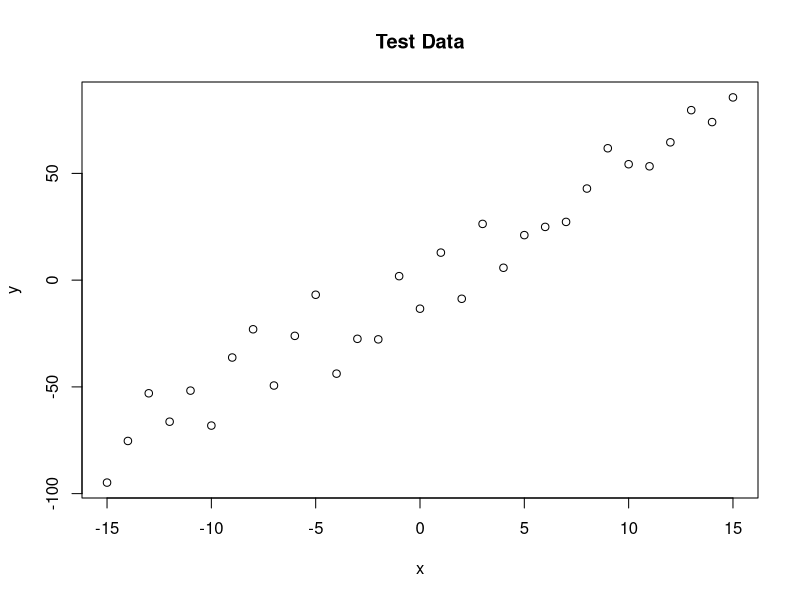
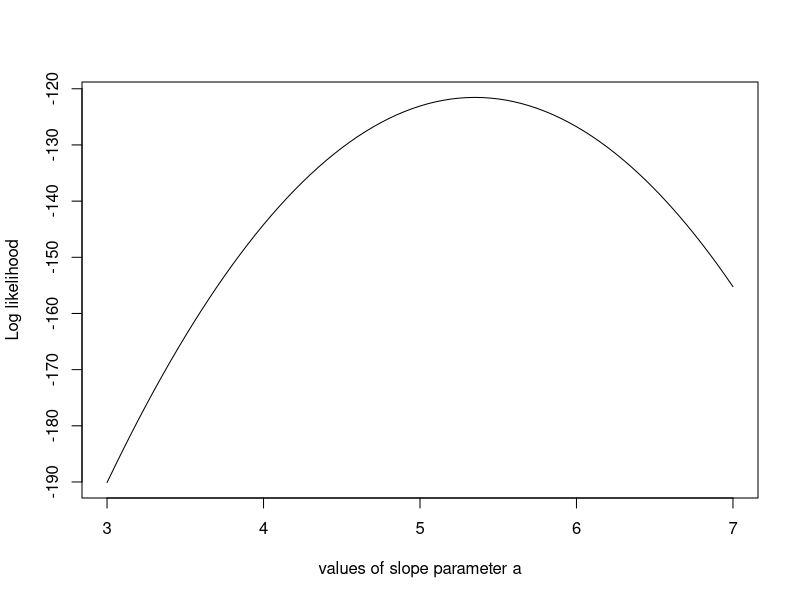

These charts were generated, in order, by the following R code: (Note: this script raises an error after producing the figures.)
## ---- chunk 1
trueA <- 5 # Give the acutal value of true parameter A
trueB <- 0 # Give the acutal value of true parameter B 
trueSd <- 10 # Give the acutal value of true paratter of Standard Deviation
sampleSize <- 31 # # Give the acutal value of sample size 

# create independent x-values 
x =(-(sampleSize-1)/2):((sampleSize-1)/2) # Making the value of x from -15 to 15
# create dependent values according to ax + b + N(0,sd)
y=trueA * x + trueB + rnorm(n=sampleSize,mean=0,sd=trueSd) # Generates a vector of y values that deviate randomly from the above linear relationship between x and y 
plot(x,y, main="Test Data") # shows these sample points on the plot.

likelihood <- function(param){ # Making the likelihood function of the following the three parameters. 
  a = param[1] # First  prameter as variable of the likelihood function
  b = param[2] # Second prameter as variable of the likelihood function
  sd = param[3] # Third prameter as variable of the likelihood function
  
  pred = a*x + b # Define a vector "pred" as the exact y values for each x in the sample given the inital conditions in param
  singlelikelihoods = dnorm(y, mean = pred, sd = sd, log = T) # Define a vector of likelihood of the function given on the prediction as mean 
  sumll = sum(singlelikelihoods) # Sum of all of elements in singlelikelihoods vector. 
  return(sumll) # Return as the sum of singlelikelihoods vector as output of likelihood function
}
## ---- chunk 2
# Example: plot the likelihood profile of the slope a
# Defines a slopevalues() function which returns the result of a likelihood function with the argument as the slope "a" and trueB/trueSd being constant
#x in function(x) is not a vector! it is just a number. Slopevalues is a function.
slopevalues=function(x){return(likelihood(c(x, trueB, trueSd)))}

# Applies the slopevalues function for each "a" from 3 to 7 in intervals of 0.5 and stores each result as an element in the vector "slopelikelihoods"
#lappy is a command that applies slopevalues (this is a function) to all of the numbers in seq(3, 7, by=.05) 
#Memo for myself----seq(3, 7, by=.05)??????????????????????????????input??????slopevalues?????????function???likelihood????????????????????????
slopelikelihoods=lapply(seq(3, 7, by=.05), slopevalues )

plot (seq(3, 7, by=.05), slopelikelihoods , type="l", xlab = "values of slope parameter a", ylab = "Log likelihood")
## ---- chunk 3
 # Prior distribution which is also a function needed in the Bayesian statistics
prior <- function(param){
  a = param[1]??? # Defines the first element of the param vector as "a" 
  b = param[2]   # Defines the second element of the param vector as "b
  sd = param[3]  # Defines the third element of the param vector as "sd"
  aprior = dunif(a, min=0, max=10, log = T) # Define a "aprior" as a uniform distribution of "a" bounded from 0 to 10 on a log scale
  bprior = dnorm(b, sd = 5, log = T) # Define a "bprior" as a normal distribution of "b" with a standard deviation of 5 on a log scale
  sdprior = dunif(sd, min=0, max=30, log = T) # Defines a "sdprior" as a uniform distribution of "sd" bounded from 0 to 30 on a log scale
  return(aprior+bprior+sdprior) # Return the sum of aprior, bprior and sdprior as the output of function
}

# Posterior distribution which is also a function needed in the Bayesian statistics. 
# A function of returning addition of likehood and prior
posterior <- function(param){
  return (likelihood(param) + prior(param))
}
## ---- chunk 4

######## Metropolis algorithm ################
# Defines the function proposalfunction(param), which returns a random number from a normal distribution with mean = parameter and given sd for each element of the param vector
# "3" is the number of outputs of random number from normal distribution. 
proposalfunction <- function(param){
  return(rnorm(3,mean = param, sd= c(0.1,0.5,0.3)))
}

# Define the MCMC function whose arguments are starting inputs from the startvalue vector for each parameter and the number of iterations of the function to run
run_metropolis_MCMC <- function(startvalue, iterations){
# Define an empty "chain" matrix with (iterations + 1) columns and three rows (one for each parameter) 
  chain = array(dim = c(iterations+1,3)) 
# Put the elements in startvalue as the first column of the chain matrix
  chain[1,] = startvalue
 # Repeat the following for the number of iterations
  for (i in 1:iterations){
# Define a proposal vector by the proposalfunction(), which generates three random numbers from normal distributions around the ith elements in chain
    proposal = proposalfunction(chain[i,])
# Defines a vector "probab" applying the posterior function to compute the ratio of probabilites of the proposed parameter value and the ith element in chain
    probab = exp(posterior(proposal) - posterior(chain[i,]))
# If probab is larger than a random number between 0 and 1.
    if (runif(1) < probab){
 # the proposed value becomes the next entry in that row of the chain matrix
      chain[i+1,] = proposal
    }else{
# the next entry in the row of the chain matrix is the same as the previous one.
      chain[i+1,] = chain[i,]
    }
  }
# Return chain after all iterations--this is the Markov chain that shows values in the probability distribution of each parameter
  return(chain)
}
# Defines the starting values for each parameter for the function 
startvalue = c(4,0,10)
# Runs the MCMC function with startvalue as the initial conditions and with 10,000 iterations
chain = run_metropolis_MCMC(startvalue, 10000)
# Sets variable burnIn to 5000--future lines of code exclude elements of chain from 1:burnIn. This is early iterations of the MCMC function are more biased than later ones
burnIn = 5000
# Defines an acceptance vector as the frequency of accepted proposals for each parameter. 
acceptance = 1-mean(duplicated(chain[-(1:burnIn),]))
## ---- chunk 5

### Summary: #######
#Asking to make graphical interface with a 2x3 array of graphs
par(mfrow = c(2,3))
#Making a histogram of the entries in the first row of the chain matrix 
hist(chain[-(1:burnIn),1],nclass=30, , main="Posterior of a", xlab="True value = red line" )
# Adding a vertical line to the histogram at the value of the mean for all the relevant entries in the class matrix.
abline(v = mean(chain[-(1:burnIn),1]))
# Adding a red vertical line to the  histogram at the true value of a as input
abline(v = trueA, col="red" )
# Making a histogram of the entries in the second row of the chain matrix 
hist(chain[-(1:burnIn),2],nclass=30, main="Posterior of b", xlab="True value = red line")
# Adding a vertical line to the  histogram at mean of the second row of the chain matrix as input
abline(v = mean(chain[-(1:burnIn),2]))
# Adding a red vertical line to the  histogram at the true value of b as input
abline(v = trueB, col="red" )
hist(chain[-(1:burnIn),3],nclass=30, main="Posterior of sd", xlab="True value = red line")
abline(v = mean(chain[-(1:burnIn),3]) )
abline(v = trueSd, col="red" )
plot(chain[-(1:burnIn),1], type = "l", xlab="True value = red line" , main = "Chain values of a", )
abline(h = trueA, col="red" )
plot(chain[-(1:burnIn),2], type = "l", xlab="True value = red line" , main = "Chain values of b", )
abline(h = trueB, col="red" )
plot(chain[-(1:burnIn),3], type = "l", xlab="True value = red line" , main = "Chain values of sd",)
abline(h = trueSd, col="red" )



## ---- chunk 6
# Shows the summary of the comparsion of x and y
# for comparison:
summary(lm(y~x))
